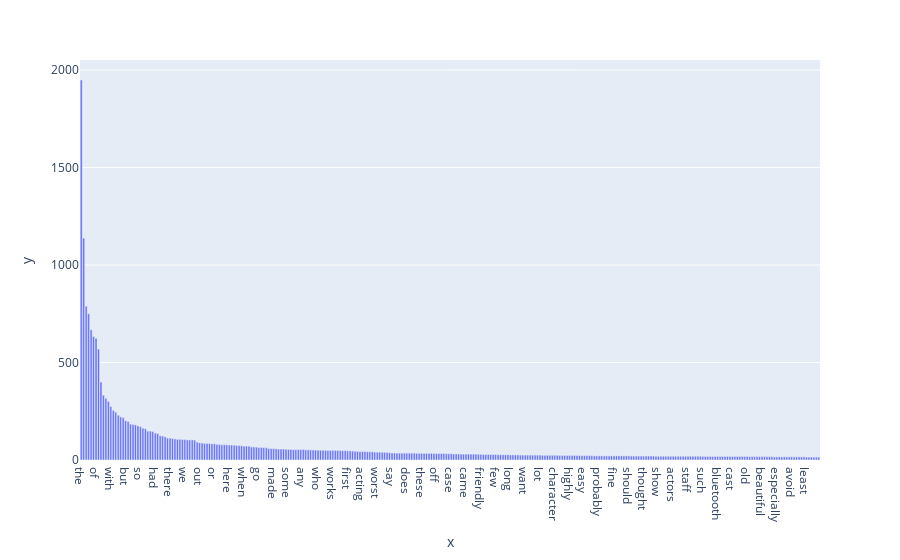

Source (notebook cell):
### Markdown cell above
### >>> **Exercise 15 :** 

This way the visualization is more meaninfgul and you will be able to observe the so called [long tail]

### Code cell
count_vect = CountVectorizer()
data_counts = count_vect.fit_transform(data.sentences)
term_frequencies = np.asarray(data_counts.sum(axis = 0))[0]
sort_index = np.argsort(-term_frequencies)
sorted_freq = term_frequencies[sort_index]
fig = px.bar(sorted_freq[0:300], x=count_vect.get_feature_names_out()[sort_index[0:300]] ,  
             y=sorted_freq[0:300])
fig.show()

### Figure 1 — Plotly figure (JSON) as saved in the notebook; plotly's stock layout.template omitted (floating-point values rounded to 4 significant figures; data arrays with more than 128 entries replaced by an {"elided": "..."} marker saying what was removed)
{"data": [{"alignmentgroup": "True", "hovertemplate": "x=%{x}<br>y=%{y}<extra></extra>", "legendgroup": "", "marker": {"color": "#636efa", "pattern": {"shape": ""}}, "name": "", "offsetgroup": "", "orientation": "v", "showlegend": false, "textposition": "auto", "type": "bar", "x": {"elided": "300 str values"}, "xaxis": "x", "y": {"elided": "300 int values"}, "yaxis": "y"}], "layout": {"barmode": "relative", "legend": {"tracegroupgap": 0}, "margin": {"t": 60}, "xaxis": {"anchor": "y", "domain": [0, 1], "title": {"text": "x"}}, "yaxis": {"anchor": "x", "domain": [0, 1], "title": {"text": "y"}}}}
